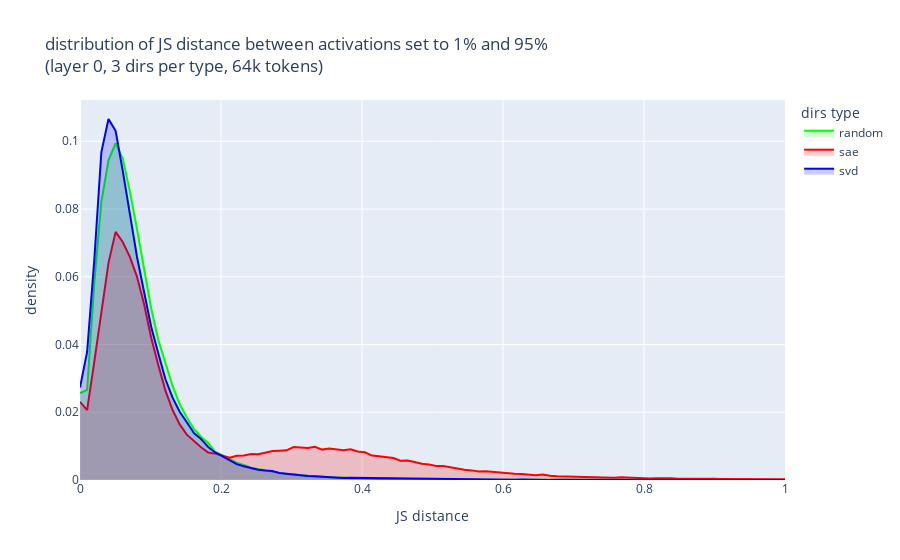

Source (notebook cell):
### Code cell
import numpy as np

# %%
import plotly.graph_objects as go

# Generate sample data
x = np.linspace(0, 1, 100)

# List of tuples (name, color, values)

# Create the figure
fig = go.Figure()

# Add traces for each line and its shaded area
for name, hist in hist_by_name.items():
    color = color_by_name[name]
    line_color = f"rgb({color})"
    shade_color = f"rgba({color}, 0.2)"
    fig.add_trace(
        go.Scatter(
            x=x,
            y=hist / hist.sum(),
            line=dict(color=line_color, width=2),
            name=name,
            fill="tozeroy",  # Fill to y=0
            fillcolor=shade_color,  # Semi-transparent color
        )
    )
# 1% and 95% (layer 0, 10 dirs per type, 64k tokens)
title_params = f"{ACTS_Q_RANGE[0]*100:.0f}% and {ACTS_Q_RANGE[1]*100:.0f}%<br>(layer {LAYER}, {N_DIRS} dirs per type, {N_PROMPTS*SEQ_LEN//1000}k tokens)"

# Update layout
fig.update_layout(
    title=f"distribution of JS distance between activations set to {title_params}",
    xaxis_title="JS distance",
    yaxis_title="density",
    legend_title="dirs type",
)


# Show the plot
fig.show()
